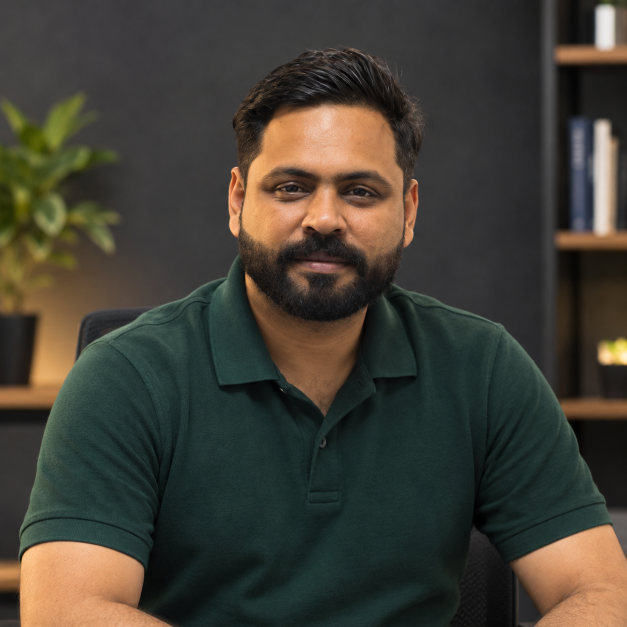
#> input picture assets/Images/owner-portrait.png, 1254 x 1254 px, found by its file name (shown at 1/2 size); its folder holds 6 pictures in this run
$ python process_images.py
#> lines starting #> are read from the running program, lines starting #| are printed output that depends on the picture
"""
Image optimization pipeline for MS Digital NET Plus website.
Converts source images to WebP at multiple sizes, generates favicons and OG image.
"""
from PIL import Image
import os
import struct
import zlib

SRC = r"c:\Users\Softzone\Desktop\MS_Digital_Plus\assets\Images"
OUT = SRC  # output alongside originals

def save_webp(img, path, quality=82):
    """Save image as WebP with specified quality."""
    img.save(path, 'WEBP', quality=quality, method=4)
    size_kb = os.path.getsize(path) / 1024
    print(f"  -> {os.path.basename(path)} ({img.width}x{img.height}, {size_kb:.1f} KB)")

def resize_and_save(src_path, base_name, sizes, quality=82):
    """Resize image to multiple widths and save as WebP."""
#> called with base_name = 'owner-portrait', quality = 80
    img = Image.open(src_path)
#> img is the input picture: PIL image 1254x1254 RGB; mean R, G, B 65.6, 62.5, 53.1
    if img.mode == 'RGBA':
        pass  # keep alpha
    elif img.mode != 'RGB':
        img = img.convert('RGB')

    for w in sizes:
        if w >= img.width:
            # Don't upscale, just save at original size
            out_path = os.path.join(OUT, f"{base_name}-{w}w.webp")
            save_webp(img if img.mode == 'RGB' else img.convert('RGB'), out_path, quality)
        else:
            ratio = w / img.width
            h = int(img.height * ratio)
            resized = img.resize((w, h), Image.LANCZOS)
            out_path = os.path.join(OUT, f"{base_name}-{w}w.webp")
            if resized.mode == 'RGBA':
                save_webp(resized, out_path, quality)
            else:
                save_webp(resized.convert('RGB'), out_path, quality)
#> this loop made 3 passes
#> pass 1, in resize_and_save, `resized = img.resize((w, h), Image.LANCZOS)`:
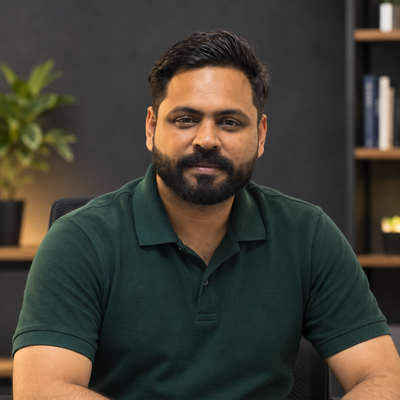
#> resized: PIL image 400x400 RGB; mean R, G, B 65.6, 62.5, 53.1

# [50 lines left out: functions create_ico, create_png_icon, create_og_image, not called in this run]


print("=" * 50)
print("MS Digital NET Plus — Image Pipeline")
print("=" * 50)

# 1. Owner portrait (PNG, 1254x1254, 2MB)
print("\n[1/5] Owner portrait...")
resize_and_save(
    os.path.join(SRC, "owner-portrait.png"),
    "owner-portrait",
    [400, 600, 800],
    quality=80
)

# 2. Logo icon circle (JPEG, 1040x1040)
print("\n[2/5] Logo icon circle...")
resize_and_save(
    os.path.join(SRC, "logo-icon-circle.jpeg"),
    "logo-icon",
    [64, 128, 256],
    quality=85
)
#> (the run stopped early here; a loop or call above may not have finished)
